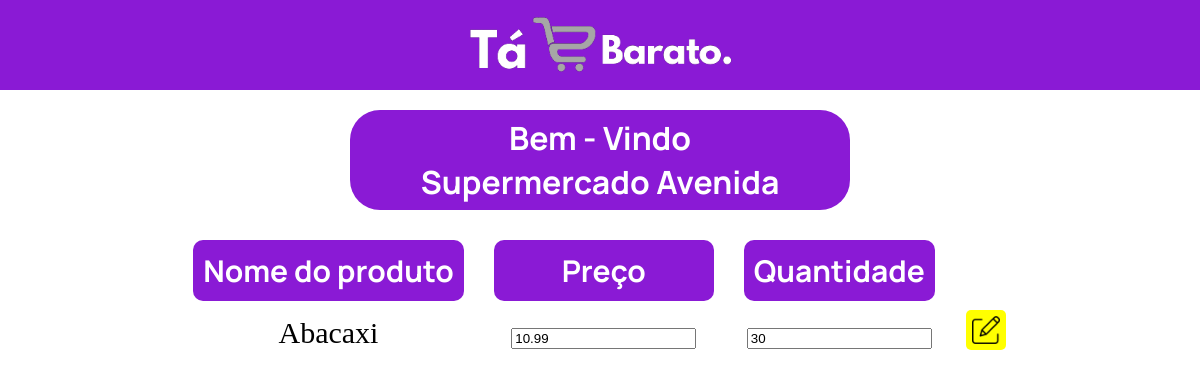
Page /edita_mercado/edita.php?ip=2&im=1 on the committed database.
### tables this page shows
CREATE TABLE `mercados` (
  `ID_Mercado` int(11) NOT NULL,
  `Nome` varchar(100) NOT NULL,
  `Endereco` varchar(200) NOT NULL,
  `CNPJ` varchar(20) NOT NULL,
  `Email` varchar(200) NOT NULL,
  `Senha` varchar(60) NOT NULL
);

CREATE TABLE `produtos` (
  `Codigo_Produto` int(11) NOT NULL,
  `Nome` varchar(100) NOT NULL,
  `ID_Produto` int(11) NOT NULL,
  `Quantidade` int(11) DEFAULT 0,
  `Preco` decimal(10,2) DEFAULT NULL,
  `Valor_Total` decimal(10,2) GENERATED ALWAYS AS (`Quantidade` * `Preco`) STORED,
  `ID_Mercado` int(11) NOT NULL,
  `Data` date DEFAULT NULL
);

### edita_mercado/edita.php (the view, shortened to what this page needs)
<?php
  include '../php/conexao.php';
  $id_produto = $_GET['ip'];
  $id_mercado = $_GET['im'];
  $query = "SELECT Nome
            FROM mercados
            WHERE ID_Mercado = '$id_mercado'";
  $resultado = mysqli_query($conexao, $query);
  $nome = mysqli_fetch_array($resultado);
  $query = "SELECT *
            FROM produtos
            WHERE ID_Produto = '$id_produto' AND ID_Mercado = '$id_mercado'";
  $resultado = mysqli_query($conexao, $query);
  $linha = mysqli_fetch_array($resultado);
?>
<!DOCTYPE html>
<html lang="pt-br">
  <head>
    <link rel="stylesheet" href="admin.css" />
  </head>
  <body>
    <div id="container">
      <a href="../TaBarato_inicial/index.php">
        <nav class="barra">
          <img
            src="imagens/logo.png"
            alt="logo da marca TaBarato"
            style="width: 297px; height: 60px"
          />
      </a>
      <div class="header">
        <div class="welcome">
          <a href="../admin_mercado/admin.php?id=<?php echo $id_mercado; ?>" style="text-decoration:none;color:white; flex-direction:column;">
            <h1>Bem - Vindo</h1>
            <h1><?php echo $nome['Nome']; ?></h1>
          </a>
        </div>
      </div>
      <div class="admin">
        <form action="../php/edita_mercado.php" method="POST">
          <table class="table tb_a">
            <thead>
              <th>Nome do produto</th>
              <th id="thcnpj">Preço</th>
              <th>Quantidade</th>
            </thead>
            <tbody>
              <tr>
                <td><?php echo $linha['Nome']; ?></td>
                <td><input type="text" name="preco" value="<?php echo $linha['Preco']; ?>"></td>
                <td><input type="number" name="quantidade" value="<?php echo $linha['Quantidade']; ?>" min="0"></td>
                <td><button type="submit" class="edit"><img src="imagens/editar.png"></button></td>
              </tr>
            </tbody>
          </table>
        </form>
      </div>
    </div>
  </body>
</html>

### edita_mercado/admin.css (style rules this page uses)
.tb_a { animation: go-back 1s; }
body { box-sizing: content-box; margin: 0; }
.barra { background-color: #8A1AD5; height: 90px; width: 100%; display: flex; justify-content: center; align-items: center; }
.header { display: flex; justify-content: center; align-items: center; margin-top: 20px; text-align: center; font-family: 'Manrope', sans-serif; color: white; }
.welcome { display: flex; justify-content: center; align-items: center; flex-direction: column; background-color: #8A1AD5; width: 500px; height: 100px; border-radius: 30px; animation: go-back 1s; }
.admin { display: flex; justify-content: center; align-items: center; margin-top: 30px; }
.table { border-collapse: separate; border-spacing: 30px 8px; margin-top: -8px; }
#thcnpj { width: 200px; }
.edit { width: 40px; height: 40px; background-color: yellow; border: 0px; border-radius: 5px; cursor: pointer; }
img { object-fit:contain; width: 100%; height: 100%; }
th { font-size: 30px; background-color:#8A1AD5; color: white; font-family: 'Manrope', sans-serif; border-radius: 10px; padding: 10px; }
td { text-align: center; font-size: 30px; }
h1 { margin: 0; }

### rows in the picture
mercados: Nome "Supermercado Avenida"
produtos: Nome "Abacaxi", preco "10.99", quantidade "30"
